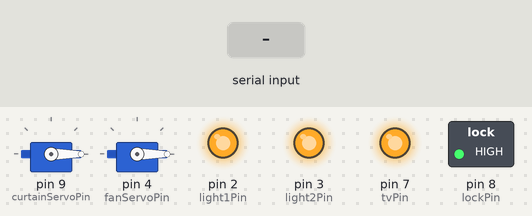
This sketch was run on a simulated Arduino Uno, built with avr-gcc and run on an emulated ATmega328P. On the bench: 2 × servo, switched loads named in the sketch (green lamp = pin HIGH), output pins drawn as LEDs (lit = HIGH). Inputs (shaded band) come from the test bench.

Above: at 1.2 s.
1.3 s: "LIGHT1\n" received over Serial
At 2.5 s:
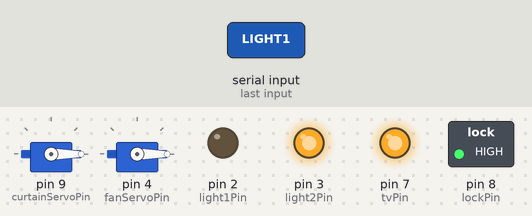
2.8 s: "LIGHT2\n" received over Serial
At 3.8 s:
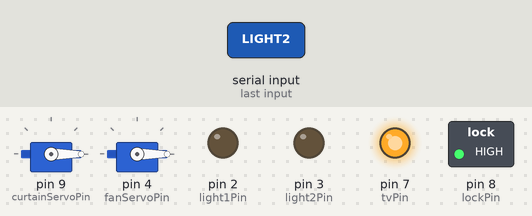
4.3 s: "LOCK\n" received over Serial
At 4.9 s:
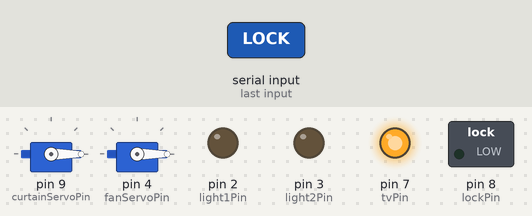
5.8 s: "TV\n" received over Serial
At 7.0 s:
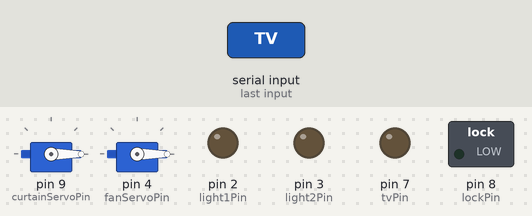
7.3 s: "CURTAINS\n" received over Serial
At 8.5 s:
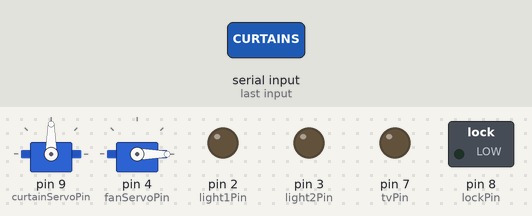
8.8 s: "FAN_ON\n" received over Serial
At 9.6 s:
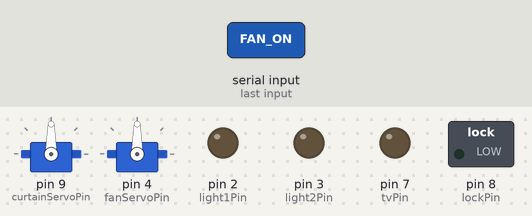
Timing chart, 0 to 11.3 s (numbered marks = the images above; inputs shaded):
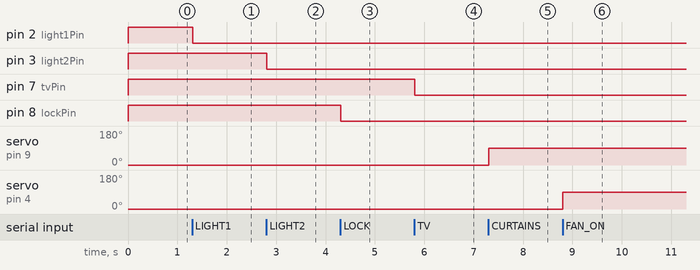

The sketch:

Arduino-Sketch.ino
```cpp
#include <Servo.h>

// Define relay output pins
const int light1Pin = 2;
const int light2Pin = 3;
const int lockPin   = 8;
const int tvPin     = 7;

// Servo pins
const int curtainServoPin = 9;
const int fanServoPin = 4;

// Device states
bool light1State = false;
bool light2State = false;
bool lockState = false;
bool tvState = false;
bool curtainState = false;
bool fanState = false;

// Servo objects
Servo curtainServo;
Servo fanServo;

String command = "";

void setup() {
  Serial.begin(9600);

  // Set relay pins as output
  pinMode(light1Pin, OUTPUT);
  pinMode(light2Pin, OUTPUT);
  pinMode(lockPin, OUTPUT);
  pinMode(tvPin, OUTPUT);

  // Initialize relays as OFF (HIGH for active-low relays)
  digitalWrite(light1Pin, HIGH);
  digitalWrite(light2Pin, HIGH);
  digitalWrite(lockPin, HIGH);
  digitalWrite(tvPin, HIGH);

  // Attach servos
  curtainServo.attach(curtainServoPin);
  fanServo.attach(fanServoPin);

  // Set initial servo positions
  curtainServo.write(0);  // Curtains closed
  fanServo.write(0);      // Fan OFF
}

void loop() {
  // Read serial data
  while (Serial.available()) {
    char ch = Serial.read();
    if (ch == '\n') {
      handleCommand(command);
      command = "";
    } else {
      command += ch;
    }
  }
}

void handleCommand(String cmd) {
  cmd.trim();

  if (cmd == "LIGHT1") {
    light1State = !light1State;
    digitalWrite(light1Pin, light1State ? LOW : HIGH);
  }
  else if (cmd == "LIGHT2") {
    light2State = !light2State;
    digitalWrite(light2Pin, light2State ? LOW : HIGH);
  }
  else if (cmd == "LOCK") {
    lockState = !lockState;
    digitalWrite(lockPin, lockState ? LOW : HIGH);
  }
  else if (cmd == "TV") {
    tvState = !tvState;
    digitalWrite(tvPin, tvState ? LOW : HIGH);
  }
  else if (cmd == "CURTAINS") {
    curtainState = !curtainState;
    curtainServo.write(curtainState ? 90 : 0);  // 90 = open, 0 = closed
  }
  else if (cmd == "FAN_ON") {
    fanState = true;
    fanServo.write(90);  // Fan ON
  }
  else if (cmd == "FAN_OFF") {
    fanState = false;
    fanServo.write(0);   // Fan OFF
  }
}
```

Measured:
- after the input at 1.3 s, pin 2 (light1Pin): HIGH → LOW at once
- after the input at 2.8 s, pin 3 (light2Pin): HIGH → LOW at once
- after the input at 4.3 s, pin 8 (lockPin): HIGH → LOW at once
- after the input at 5.8 s, pin 7 (tvPin): HIGH → LOW at once
- after the input at 7.3 s, servo on pin 9 (curtainServoPin): 0° → 90° at once
- after the input at 8.8 s, servo on pin 4 (fanServoPin): 0° → 90° at once
